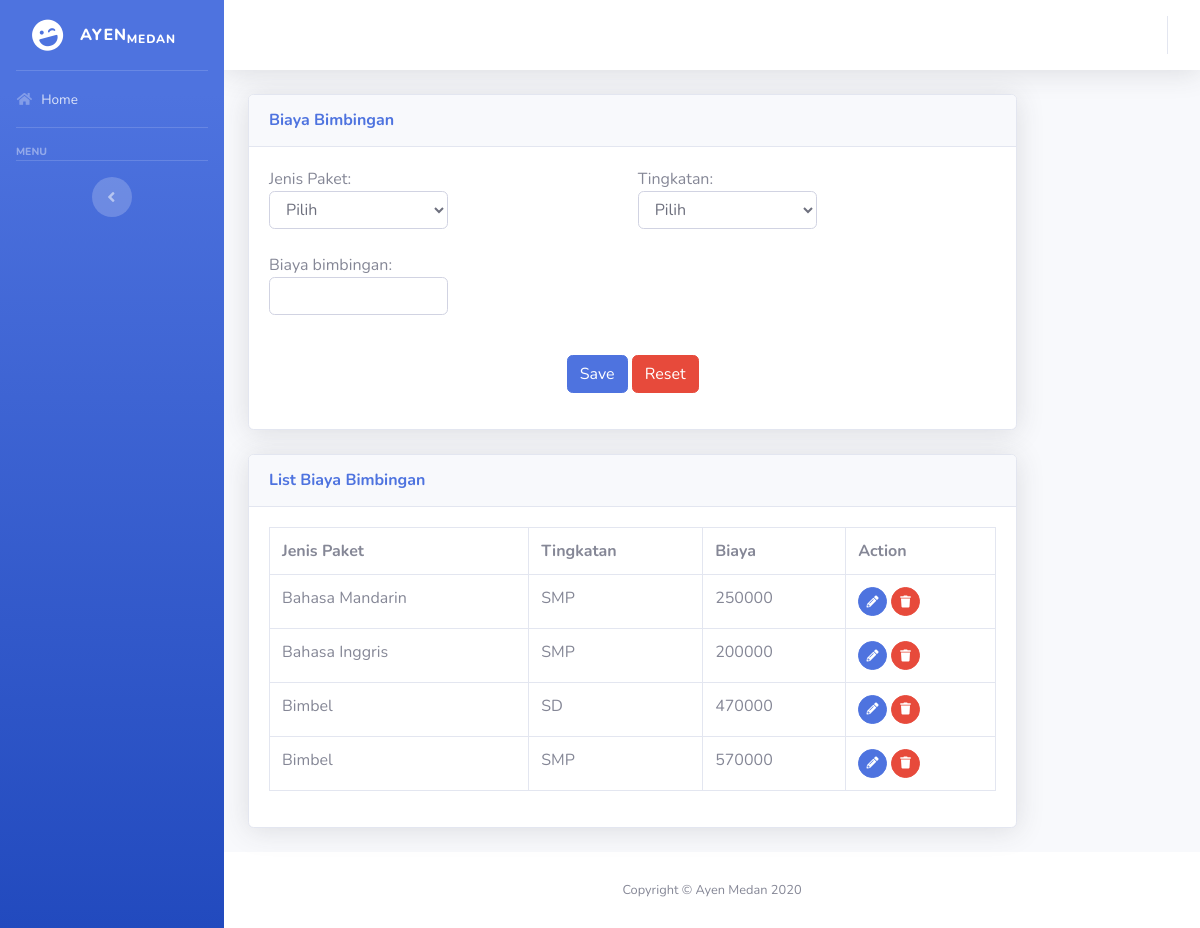
The app's page /biaya-bimbingan.php with its own data.
### tables this page shows
CREATE TABLE `biaya_bimbingan` (
  `id` int(11) NOT NULL,
  `paket` enum('Bimbel','MAFIA','Bahasa Inggris','Bahasa Mandarin') NOT NULL,
  `tingkat` enum('TK','SD','SMP','SMA') NOT NULL,
  `biaya` text NOT NULL
);

### biaya-bimbingan.php (the view, shortened to what this page needs)
<?php
include("koneksi.php");
?>
<html>
    <head>
        <link href="vendor/fontawesome-free/css/all.min.css" rel="stylesheet" type="text/css">
        <link href="css/sb-admin-2.min.css" rel="stylesheet">
    </head>
    <body id="page-top">
    <div id="wrapper">
        <?php include("sidebar.php"); ?>
        <div id="content-wrapper" class="d-flex flex-column">
            <div id="content">
                <nav class="navbar navbar-expand navbar-light bg-white topbar mb-4 static-top shadow">
                    <?php include("topBar.php"); ?>
                </nav>
                <div class="container-fluid">
                    <div class="row">
						<div class="col-xs-12 col-sm-12 col-md-10 col-lg-10">
							<div class="card shadow mb-4">
								<div class="card-header py-3">
									<h6 class="m-0 font-weight-bold text-primary">Biaya Bimbingan</h6>
								</div>
								<div class="card-body">
									<form action="" method="post">
										<div class="form-row">
											<div class="col-xs-12 col-sm-12 col-md-6 col-lg-6 mb-3">
												Jenis Paket:<br/>
												<select name="paket" class="form-control col-6" required>
													<option value="" disabled selected>Pilih</option>
												</select>
												<br/>
												Biaya bimbingan:<br/>
												<input type="number" name="biaya" class="form-control col-6" required/>
												<br/>
											</div>
											<div class="col-xs-12 col-sm-12 col-md-6 col-lg-6 mb-3">
												Tingkatan:<br/>
												<select name="tingkatan" class="form-control col-6" required>
													<option value="" disabled selected>Pilih</option>
												</select><br/>
											</div>
										</div>
										<center>
											<input type="submit" class="btn btn-primary" name="tambah" value="Save"/>
											<input type="reset" class="btn btn-danger" name="reset" value="Reset"/>
										</center>
									</form>
								</div>
							</div>
							<div class="card shadow mb-4">
								<div class="card-header py-3">
									<h6 class="m-0 font-weight-bold text-primary">List Biaya Bimbingan</h6>
								</div>
								<div class="card-body">
									<div class="table-responsive">
										<table class="table table-bordered">
											<tr>
												<th>Jenis Paket</th>
												<th>Tingkatan</th>
												<th>Biaya</th>
												<th>Action</th>
											</tr>
											<?php
											$listBiaya = mysqli_query($db, "SELECT * FROM `biaya_bimbingan`");
											if (mysqli_num_rows($listBiaya) > 0) {
												while ($lBiaya = mysqli_fetch_array($listBiaya)) {
											?>
											<tr>
												<td><?= $lBiaya['paket']; ?></td>
												<td><?= $lBiaya['tingkat']; ?></td>
												<td><?= $lBiaya['biaya']; ?></td>
												<td>
													<a href="edit-biaya-bimbingan.php?id=<?= $lBiaya['id']; ?>" class="btn btn-primary btn-circle btn-sm"><i class="fa fa-pencil-alt"></i></a>
													<a href="delete-biaya-bimbingan.php?id=<?= $lBiaya['id']; ?>" class="btn btn-danger btn-circle btn-sm"><i class="fa fa-trash"></i></a>
												</td>
											</tr>
											<?php
												}
											}
											?>
										</table>
									</div>
								</div>
							</div>
						</div>
					</div>
				</div>
			</div>
			<footer class="sticky-footer bg-white">
				<div class="container my-auto">
					<div class="copyright text-center my-auto">
						<span>Copyright &copy; Ayen Medan 2020</span>
					</div>
				</div>
			</footer>
		</div>
	</div>
</body>
</html>

### records on screen
biaya_bimbingan: paket "Bahasa Mandarin", tingkat "SMP", biaya "250000"
biaya_bimbingan: paket "Bahasa Inggris", tingkat "SMP", biaya "200000"
biaya_bimbingan: paket "Bimbel", tingkat "SD", biaya "470000"
biaya_bimbingan: paket "Bimbel", tingkat "SMP", biaya "570000"
